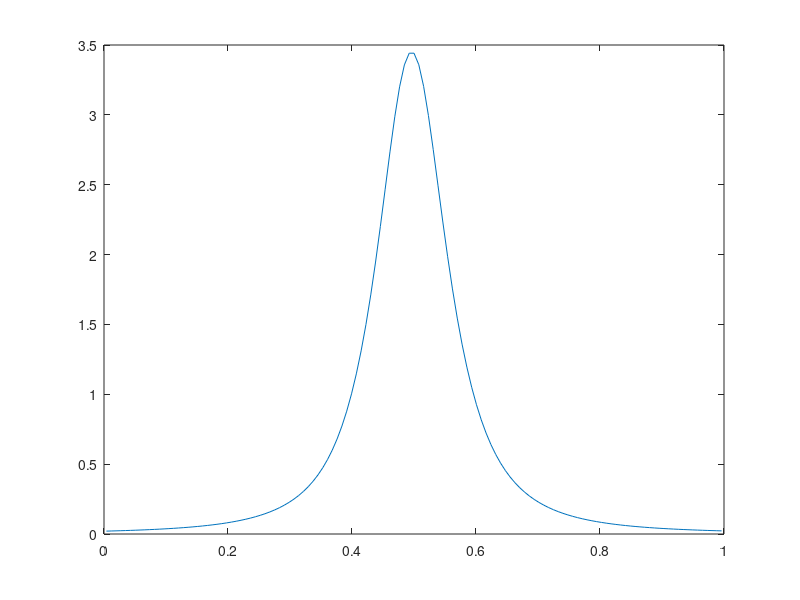

MATLAB code for this plot:
% Bussing thesis - Chapter 6 - Non-Reacting flow plots
% Essentially euler equations (2.39) with no reaction source

close all;
clear;
clc;
%% Properties - Table 6-1
p_inf               = 6.6e4;            % Pa
T_inf               = 1200;             % K
M_inf               = 6;              % Mach number
gamma               = 1.4;
R                   = 8.314;
u_inf               = M_inf*sqrt(gamma*(R/0.032)*T_inf);
rho_inf             = p_inf/((R/0.032)*T_inf);
cp_O2               = 1000;             % J/kgK
cp_O                = 718;              % J/kgK
cv_O2               = cp_O2/gamma;
cv_O                = cp_O/gamma;
L                   = 0.213;            % m
n_grid              = 129;              
CFL                 = 0.9;
 
%% Pre processing
% Grid
x = linspace(0,L,n_grid+1);
x = (x(2:end)+x(1:end-1))/2;
dx = x(2) - x(1);
% Area distribution
Amax = 1;
Amin = 0.0325;
%A = @(x) Amin + (Amax - Amin)*(1 - sin(pi*x/L));
A = @(x) (4*(Amax-Amin)*(x/L).*(x/L) - 4*(Amax-Amin)*(x/L) + Amax);
% % Figure 6-1
% figure();
% hold on;
% grid on;
% grid minor;
% xlabel('x/L');
% ylabel('A');
% plot(x/L,A,'Linewidth',2);
% set(gcf,'color','w');
% set(gca,'FontSize',20);


% Define the initial conditions - non-dimensional
u = u_inf*ones(1,n_grid);
T = T_inf*ones(1,n_grid);
p = p_inf*ones(1,n_grid);
rho = rho_inf*ones(1,n_grid);

% Lets do this explicitly till steady state
diff = 1;
t = 0;
while (diff > 1e-5)
    % Guess a value of dt based on intial velocity
    dt = min((CFL*dx/max(u)),100);
    t = t + dt;
    T = T - T_inf;
    dFdx = zeros(3,n_grid);
    
    dFdx(1,2:end-1) = (rho(2:end-1).*u(2:end-1).*A(0.5*(x(2:end-1)+x(3:end))) - ...
                      rho(1:end-2).*u(1:end-2).*A(0.5*(x(2:end-1)+x(1:end-2))))/dx;
    dFdx(1,1) = (rho(1)*u(1)*A((x(1)+x(2))*0.5) - rho_inf*u_inf*A(0))/dx;
    dFdx(1,end) = (rho(end)*u(end)*A(L) - rho(end-1)*u(end-1)*A((x(end)+x(end-1))*0.5))/dx;
    
    dFdx(2,2:end-1) = ((rho(2:end-1).*u(2:end-1).*u(2:end-1) + p(2:end-1)).*A(0.5*(x(2:end-1)+x(3:end))) - ...
                      (rho(1:end-2).*u(1:end-2).*u(1:end-2) + p(1:end-2)).*A(0.5*(x(2:end-1)+x(1:end-2))))/dx;
    dFdx(2,1) = ((rho(1)*u(1)*u(1) + p(1))*A(0.5*(x(1)+x(2))) - (rho_inf*u_inf*u_inf + p_inf)*A(0))/dx;
    dFdx(2,end) = ((rho(end)*u(end)*u(end) + p(end))*A(L) - (rho(end-1)*u(end-1)*u(end-1) + p(end-1))*A(0.5*(x(end)+x(end-1))))/dx;
    
    dFdx(3,2:end-1) = (rho(2:end-1).*u(2:end-1).*(cv_O2*T(2:end-1)+0.5*u(2:end-1).*u(2:end-1)).*A(0.5*(x(2:end-1)+x(3:end))) - ...
                      rho(1:end-2).*u(1:end-2).*(cv_O2*T(1:end-2)+0.5*u(1:end-2).*u(1:end-2)).*A(0.5*(x(2:end-1)+x(1:end-2))))/dx;
    dFdx(3,1) = (rho(1)*u(1)*(cv_O2*T(1)+0.5*u(1)*u(1))*A(0.5*(x(1)+x(2))) - rho_inf*u_inf*(cv_O2*(T_inf-T_inf)+0.5*u_inf*u_inf)*A(0))/dx;
    dFdx(3,end) = (rho(end)*u(end)*(cv_O2*T(end)+0.5*u(end)*u(end))*A(L) - rho(end-1)*u(end-1)*(cv_O2*T(end-1)+0.5*u(end-1)*u(end-1))*A(0.5*(x(end)+x(end-1))))/dx;
    
    dFdx(3,2:end-1) = dFdx(3,2:end-1) + (p(2:end-1).*u(2:end-1).*A(0.5*(x(2:end-1)+x(3:end)))-...
                      p(1:end-2).*u(1:end-2).*A(0.5*(x(2:end-1)+x(1:end-2))))/dx;
    dFdx(3,1) = dFdx(3,1) + (p(1)*u(1)*A(0.5*(x(1)+x(2))) - p_inf*u_inf*A(0))/dx;
    dFdx(3,end) = dFdx(3,end) + (p(end)*u(end)*A(L) - p(end-1)*u(end-1)*A(0.5*(x(end)+x(end-1))))/dx;
    
    % Put the momentum source in dFdx
    dFdx(2,2:end-1) = dFdx(2,2:end-1)-p(2:end-1).*(A(0.5*(x(2:end-1)+x(3:end)))-A(0.5*(x(2:end-1)+x(1:end-2))))/dx;
    dFdx(2,1) = dFdx(2,1)-p(1)*(A(0.5*(x(2)+x(1)))-A(0))/dx;
    dFdx(2,end) = dFdx(2,end)-p(end)*(A(L)-A(0.5*(x(end)+x(end-1))))/dx;
    
    H = zeros(3,n_grid);
%     H(2,2:end-1) = -p(2:end-1).*((A(0.5*(x(2:end-1)+x(3:end)))-A(0.5*(x(2:end-1)+x(1:end-2))))/dx);
%     H(2,1) = -p(1)*((A(x(1))-A(0))/(dx/2));
%     H(2,end) = -p(end)*((A(L)-A(x(end)))/(dx/2));
    

    Uold = zeros(3,n_grid);
    Uold(1,:) = rho.*A(x);
    Uold(2,:) = rho.*u.*A(x);
    Uold(3,:) = rho.*A(x).*(cv_O2*T + 0.5*u.*u);
    
    % Pure explicit
    
    Unew = Uold - dt*(dFdx + H);
    rho = Unew(1,:)./A(x);
    u = Unew(2,:)./(rho.*A(x));
    T = (Unew(3,:)./(rho.*A(x)) - 0.5*u.*u)/cv_O2;
    T = T + T_inf;
    
    
    
    temp = ((rho).*(T).*(R/0.032));
   
    diff = norm(p-temp);
    
    disp(diff);
    
    p = temp;
    M = u./sqrt(gamma*(R/0.032)*T);
    
    plot(x/L,p/(rho_inf*u_inf*u_inf));
    pause(0.000001);
end









 